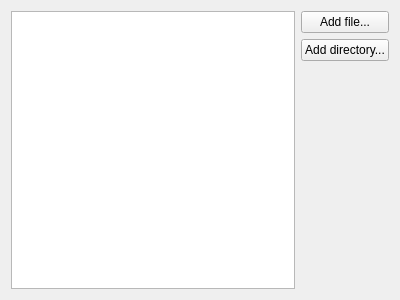
<?xml version="1.0" encoding="UTF-8"?>
<ui version="4.0">
 <class>ProjectWidget</class>
 <widget class="QWidget" name="ProjectWidget">
  <property name="geometry">
   <rect>
    <x>0</x>
    <y>0</y>
    <width>400</width>
    <height>300</height>
   </rect>
  </property>
  <property name="windowTitle">
   <string>Form</string>
  </property>
  <layout class="QHBoxLayout" name="horizontalLayout">
   <item>
    <widget class="QTreeWidget" name="treeWidget">
     <attribute name="headerVisible">
      <bool>false</bool>
     </attribute>
     <column>
      <property name="text">
       <string notr="true">1</string>
      </property>
     </column>
    </widget>
   </item>
   <item>
    <layout class="QVBoxLayout" name="verticalLayout">
     <item>
      <widget class="QPushButton" name="btnAddFile">
       <property name="text">
        <string>Add file...</string>
       </property>
      </widget>
     </item>
     <item>
      <widget class="QPushButton" name="btnAddDirectory">
       <property name="text">
        <string>Add directory...</string>
       </property>
      </widget>
     </item>
     <item>
      <spacer name="verticalSpacer">
       <property name="orientation">
        <enum>Qt::Vertical</enum>
       </property>
       <property name="sizeHint" stdset="0">
        <size>
         <width>20</width>
         <height>40</height>
        </size>
       </property>
      </spacer>
     </item>
    </layout>
   </item>
  </layout>
 </widget>
 <resources/>
 <connections/>
</ui>
